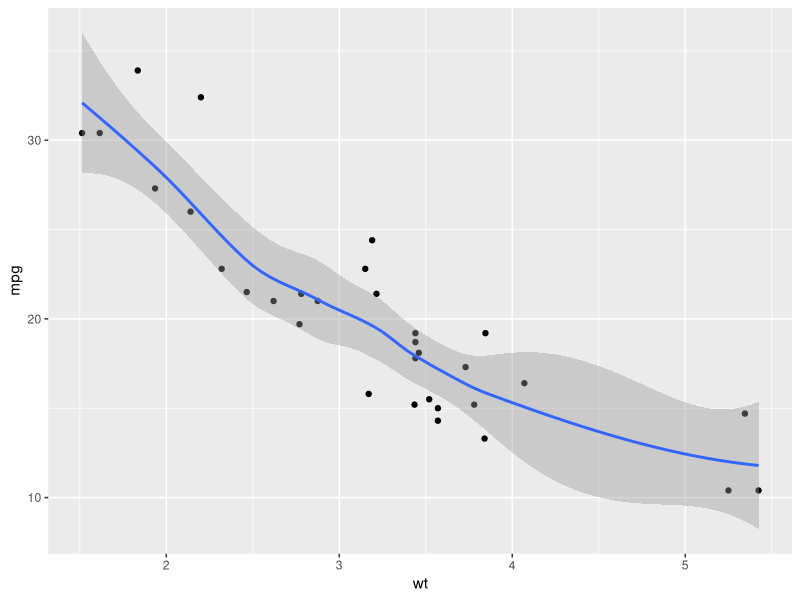
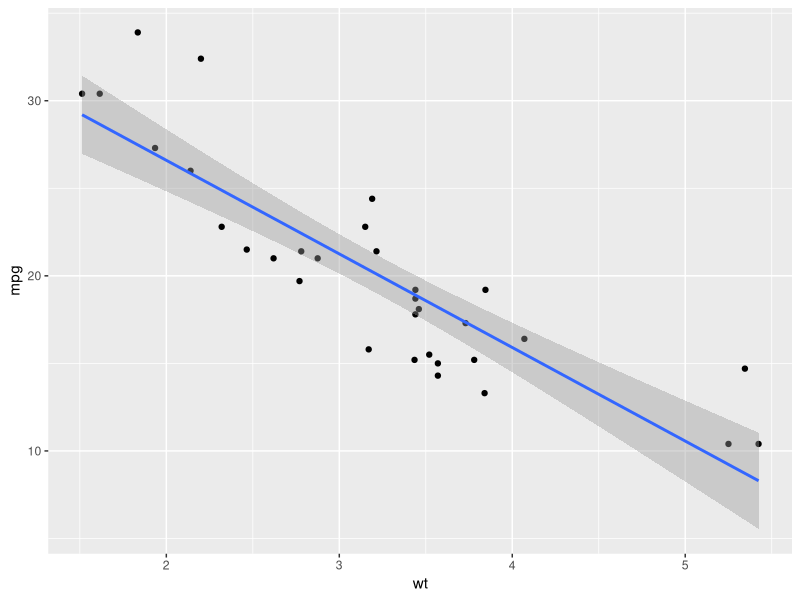
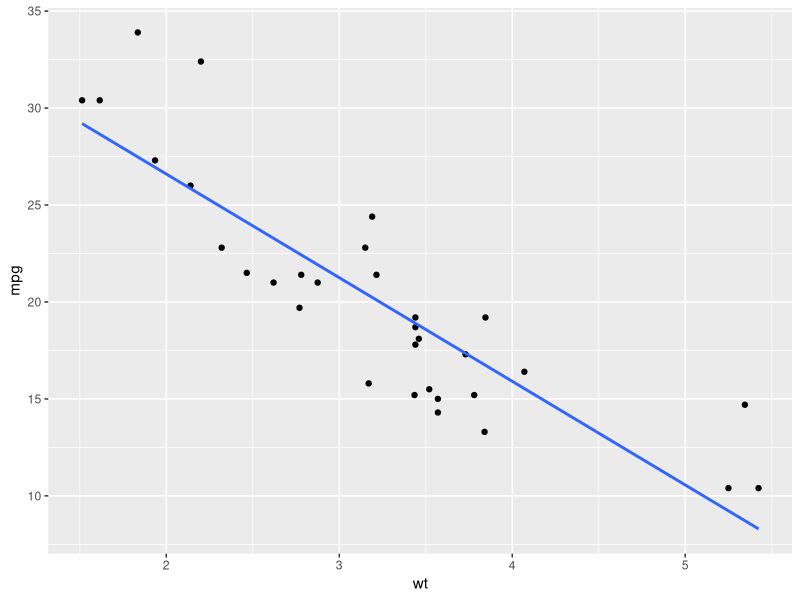
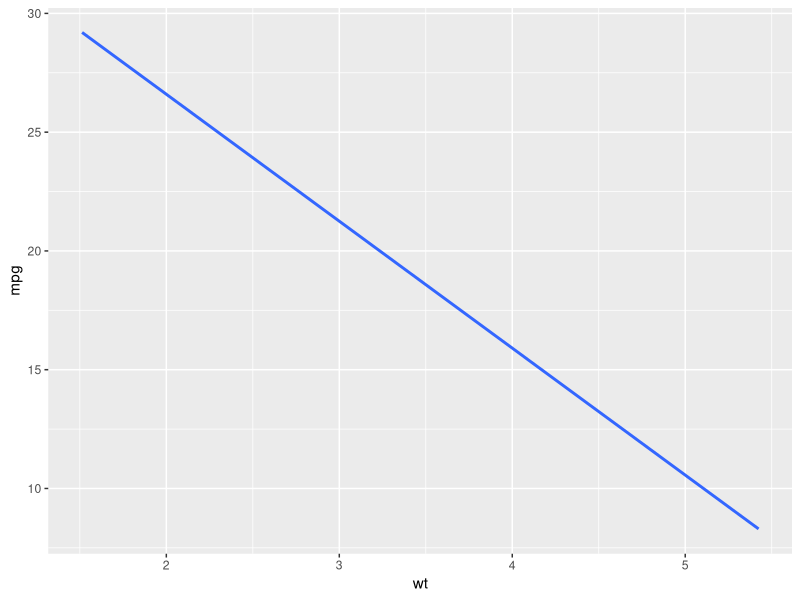
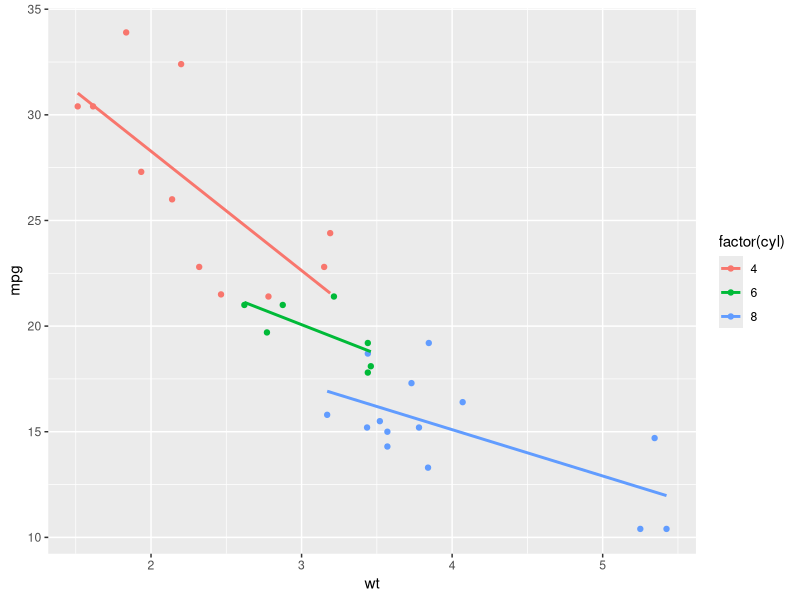
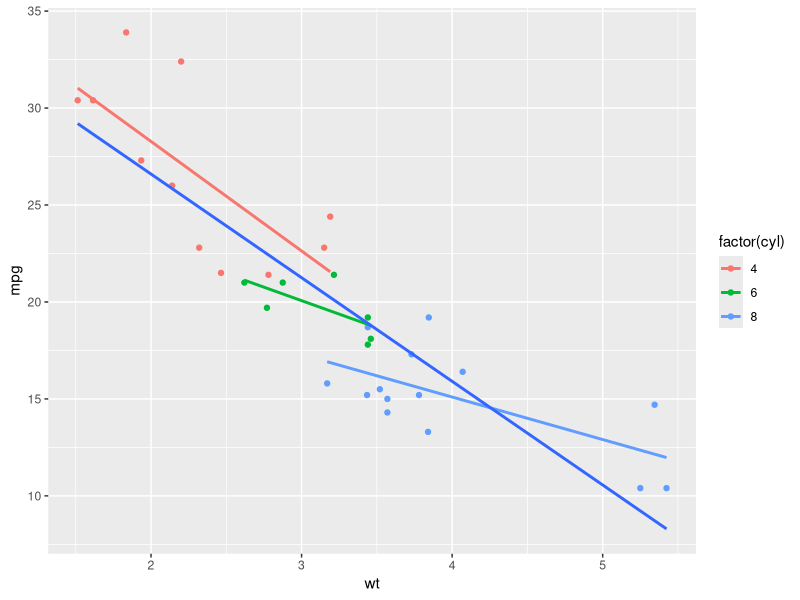

These figures' R source, in order:
# ggplot2 is already loaded
library(ggplot2)

# Explore the mtcars data frame with str()
str(mtcars)

# A scatter plot with LOESS smooth:
ggplot(mtcars, aes(x = wt, y = mpg)) +
  geom_point() + geom_smooth()



# A scatter plot with an ordinary Least Squares linear model:
ggplot(mtcars, aes(x = wt, y = mpg)) +
  geom_point() + geom_smooth(method = "lm")



# The previous plot, without CI ribbon:
ggplot(mtcars, aes(x = wt, y = mpg)) +
  geom_point() + geom_smooth(method = "lm", se = FALSE)



# The previous plot, without points:
ggplot(mtcars, aes(x = wt, y = mpg)) + geom_smooth(method = "lm", se = FALSE)


#----------------------
# ggplot2 is already loaded
# ggplot2 is already loaded

# Define cyl as a factor variable
ggplot(mtcars, aes(x = wt, y = mpg, col = factor(cyl))) +
  geom_point() +
  stat_smooth(method = "lm", se = F)

# Complete the following ggplot command as instructed
ggplot(mtcars, aes(x = wt, y = mpg, col = factor(cyl))) +
  geom_point() +
  stat_smooth(method = "lm", se = F) +
  stat_smooth(aes(group = 1), method = "lm", se = F)